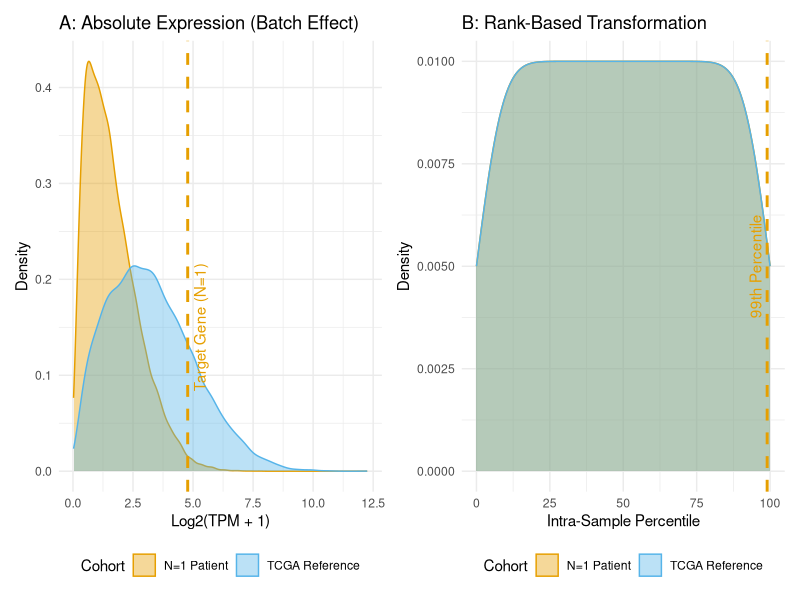

Write R code to recreate this figure.
# Load necessary libraries
library(ggplot2)
library(dplyr)
library(tidyr)
library(patchwork) # If you don't have this, run: install.packages("patchwork")

set.seed(42)

# 1. Simulate the Data (20,000 genes)
# TCGA Reference: Standard log-normal distribution
tcga_tpm <- rlnorm(20000, meanlog = 2, sdlog = 1.5)

# N=1 Patient: Different sequencing depth/platform = shifted distribution
n1_tpm <- rlnorm(20000, meanlog = 0.5, sdlog = 1.2) 

# Insert our Target Gene (e.g., CP)
# Biologically, it is highly overexpressed in the N=1 patient.
# But technically, the raw TPM looks LOWER than the TCGA average due to the batch effect.
target_gene_tcga <- quantile(tcga_tpm, 0.85) # 85th percentile in TCGA (Value ~ 35)
target_gene_n1 <- quantile(n1_tpm, 0.99)   # 99th percentile in N=1 (Value ~ 26)

# 2. Create Absolute TPM Plot (The "Trap")
df_tpm <- data.frame(
  Expression = c(tcga_tpm, n1_tpm),
  Cohort = factor(rep(c("TCGA Reference", "N=1 Patient"), each = 20000))
)

p1 <- ggplot(df_tpm, aes(x = log2(Expression + 1), fill = Cohort, color = Cohort)) +
  geom_density(alpha = 0.4) +
  geom_vline(xintercept = log2(target_gene_n1 + 1), color = "#E69F00", linetype = "dashed", size = 1) +
  annotate("text", x = log2(target_gene_n1 + 1) + 0.5, y = 0.15, label = "Target Gene (N=1)", color = "#E69F00", angle = 90) +
  scale_fill_manual(values = c("#E69F00", "#56B4E9")) +
  scale_color_manual(values = c("#E69F00", "#56B4E9")) +
  theme_minimal() +
  labs(title = "A: Absolute Expression (Batch Effect)",
       x = "Log2(TPM + 1)", y = "Density") +
  theme(legend.position = "bottom")

# 3. Transform to Intra-Sample Percentiles (The Solution)
tcga_percentile <- ecdf(tcga_tpm)(tcga_tpm) * 100
n1_percentile <- ecdf(n1_tpm)(n1_tpm) * 100

df_percentile <- data.frame(
  Percentile = c(tcga_percentile, n1_percentile),
  Cohort = factor(rep(c("TCGA Reference", "N=1 Patient"), each = 20000))
)

p2 <- ggplot(df_percentile, aes(x = Percentile, fill = Cohort, color = Cohort)) +
  geom_density(alpha = 0.4, adjust = 2) + # adjust=2 smooths the uniform distribution visually
  geom_vline(xintercept = 99, color = "#E69F00", linetype = "dashed", size = 1) +
  annotate("text", x = 95, y = 0.005, label = "99th Percentile", color = "#E69F00", angle = 90) +
  scale_fill_manual(values = c("#E69F00", "#56B4E9")) +
  scale_color_manual(values = c("#E69F00", "#56B4E9")) +
  theme_minimal() +
  labs(title = "B: Rank-Based Transformation",
       x = "Intra-Sample Percentile", y = "Density") +
  theme(legend.position = "bottom")

# 4. Combine and Save
final_plot <- p1 + p2
ggsave("rank_normalization_plot.png", plot = final_plot, width = 10, height = 5, dpi = 300)
